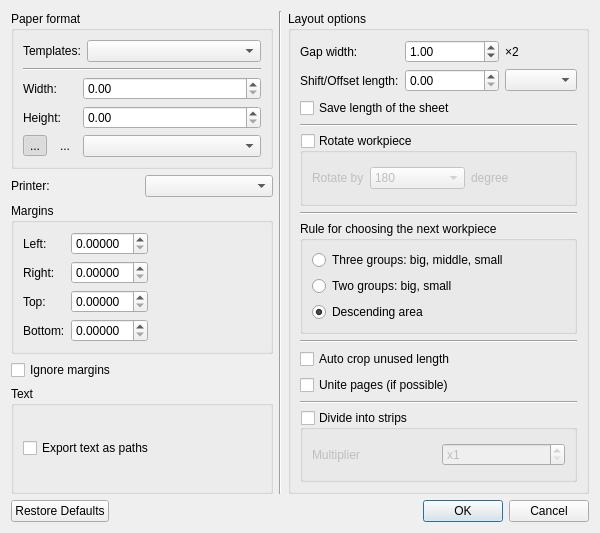
<?xml version="1.0" encoding="UTF-8"?>
<ui version="4.0">
 <class>LayoutSettingsDialog</class>
 <widget class="QDialog" name="LayoutSettingsDialog">
  <property name="geometry">
   <rect>
    <x>0</x>
    <y>0</y>
    <width>600</width>
    <height>533</height>
   </rect>
  </property>
  <property name="windowTitle">
   <string>Layout print settings</string>
  </property>
  <property name="windowIcon">
   <iconset resource="../share/resources/toolicon.qrc">
    <normaloff>:/toolicon/32x32/layout_settings.png</normaloff>:/toolicon/32x32/layout_settings.png</iconset>
  </property>
  <layout class="QVBoxLayout" name="verticalLayout_8">
   <item>
    <layout class="QHBoxLayout" name="horizontalLayout_4">
     <item>
      <layout class="QVBoxLayout" name="verticalLayout_5">
       <item>
        <widget class="QGroupBox" name="paperFormat_GroupBox">
         <property name="autoFillBackground">
          <bool>false</bool>
         </property>
         <property name="title">
          <string>Paper format</string>
         </property>
         <property name="flat">
          <bool>false</bool>
         </property>
         <property name="checkable">
          <bool>false</bool>
         </property>
         <property name="checked">
          <bool>false</bool>
         </property>
         <layout class="QVBoxLayout" name="verticalLayout">
          <item>
           <layout class="QHBoxLayout" name="horizontalLayout_2">
            <property name="spacing">
             <number>6</number>
            </property>
            <item>
             <widget class="QLabel" name="label">
              <property name="sizePolicy">
               <sizepolicy hsizetype="Fixed" vsizetype="Fixed">
                <horstretch>0</horstretch>
                <verstretch>0</verstretch>
               </sizepolicy>
              </property>
              <property name="text">
               <string>Templates:</string>
              </property>
             </widget>
            </item>
            <item>
             <widget class="PageFormatCombobox" name="comboBoxTemplates"/>
            </item>
           </layout>
          </item>
          <item>
           <widget class="Line" name="line">
            <property name="orientation">
             <enum>Qt::Horizontal</enum>
            </property>
           </widget>
          </item>
          <item>
           <layout class="QGridLayout" name="gridLayout">
            <item row="2" column="0">
             <layout class="QHBoxLayout" name="horizontalLayout">
              <item>
               <widget class="QToolButton" name="portrait_ToolButton">
                <property name="text">
                 <string notr="true">...</string>
                </property>
                <property name="icon">
                 <iconset resource="../../../libs/vmisc/share/resources/icon.qrc">
                  <normaloff>:/icon/16x16/portrait.png</normaloff>:/icon/16x16/portrait.png</iconset>
                </property>
                <property name="checkable">
                 <bool>true</bool>
                </property>
                <property name="checked">
                 <bool>true</bool>
                </property>
                <property name="autoRaise">
                 <bool>true</bool>
                </property>
                <attribute name="buttonGroup">
                 <string notr="true">buttonGroup</string>
                </attribute>
               </widget>
              </item>
              <item>
               <widget class="QToolButton" name="landscape_ToolButton">
                <property name="text">
                 <string notr="true">...</string>
                </property>
                <property name="icon">
                 <iconset resource="../../../libs/vmisc/share/resources/icon.qrc">
                  <normaloff>:/icon/16x16/landscape.png</normaloff>:/icon/16x16/landscape.png</iconset>
                </property>
                <property name="checkable">
                 <bool>true</bool>
                </property>
                <property name="checked">
                 <bool>false</bool>
                </property>
                <property name="autoRaise">
                 <bool>true</bool>
                </property>
                <attribute name="buttonGroup">
                 <string notr="true">buttonGroup</string>
                </attribute>
               </widget>
              </item>
             </layout>
            </item>
            <item row="0" column="0">
             <widget class="QLabel" name="labelWidth">
              <property name="sizePolicy">
               <sizepolicy hsizetype="Fixed" vsizetype="Preferred">
                <horstretch>0</horstretch>
                <verstretch>0</verstretch>
               </sizepolicy>
              </property>
              <property name="text">
               <string>Width:</string>
              </property>
             </widget>
            </item>
            <item row="1" column="0">
             <widget class="QLabel" name="labelHeight">
              <property name="sizePolicy">
               <sizepolicy hsizetype="Fixed" vsizetype="Preferred">
                <horstretch>0</horstretch>
                <verstretch>0</verstretch>
               </sizepolicy>
              </property>
              <property name="text">
               <string>Height:</string>
              </property>
             </widget>
            </item>
            <item row="2" column="1">
             <widget class="QComboBox" name="comboBoxPaperSizeUnit">
              <property name="sizePolicy">
               <sizepolicy hsizetype="Preferred" vsizetype="Fixed">
                <horstretch>0</horstretch>
                <verstretch>0</verstretch>
               </sizepolicy>
              </property>
              <property name="minimumSize">
               <size>
                <width>124</width>
                <height>0</height>
               </size>
              </property>
             </widget>
            </item>
            <item row="1" column="1">
             <widget class="QDoubleSpinBox" name="doubleSpinBoxPaperHeight">
              <property name="minimumSize">
               <size>
                <width>94</width>
                <height>0</height>
               </size>
              </property>
              <property name="decimals">
               <number>2</number>
              </property>
              <property name="maximum">
               <double>99999.000000000000000</double>
              </property>
             </widget>
            </item>
            <item row="0" column="1">
             <widget class="QDoubleSpinBox" name="doubleSpinBoxPaperWidth">
              <property name="minimumSize">
               <size>
                <width>94</width>
                <height>0</height>
               </size>
              </property>
              <property name="decimals">
               <number>2</number>
              </property>
              <property name="maximum">
               <double>99999.990000000005239</double>
              </property>
             </widget>
            </item>
           </layout>
          </item>
         </layout>
        </widget>
       </item>
       <item>
        <layout class="QHBoxLayout" name="horizontalLayout_6">
         <item>
          <widget class="QLabel" name="label_6">
           <property name="sizePolicy">
            <sizepolicy hsizetype="Preferred" vsizetype="Fixed">
             <horstretch>0</horstretch>
             <verstretch>0</verstretch>
            </sizepolicy>
           </property>
           <property name="text">
            <string>Printer:</string>
           </property>
          </widget>
         </item>
         <item>
          <widget class="QComboBox" name="comboBoxPrinter"/>
         </item>
        </layout>
       </item>
       <item>
        <widget class="QGroupBox" name="groupBoxPaperFileds">
         <property name="sizePolicy">
          <sizepolicy hsizetype="Preferred" vsizetype="Fixed">
           <horstretch>0</horstretch>
           <verstretch>0</verstretch>
          </sizepolicy>
         </property>
         <property name="title">
          <string>Margins</string>
         </property>
         <layout class="QFormLayout" name="formLayout">
          <property name="fieldGrowthPolicy">
           <enum>QFormLayout::ExpandingFieldsGrow</enum>
          </property>
          <item row="1" column="0">
           <widget class="QLabel" name="labelLeftField">
            <property name="text">
             <string>Left:</string>
            </property>
           </widget>
          </item>
          <item row="1" column="1">
           <widget class="QDoubleSpinBox" name="leftField_DoubleSpinBox">
            <property name="decimals">
             <number>5</number>
            </property>
           </widget>
          </item>
          <item row="2" column="0">
           <widget class="QLabel" name="labelRightField">
            <property name="text">
             <string>Right:</string>
            </property>
           </widget>
          </item>
          <item row="2" column="1">
           <widget class="QDoubleSpinBox" name="rightField_DoubleSpinBox">
            <property name="decimals">
             <number>5</number>
            </property>
           </widget>
          </item>
          <item row="3" column="0">
           <widget class="QLabel" name="labelTopField">
            <property name="text">
             <string>Top:</string>
            </property>
           </widget>
          </item>
          <item row="3" column="1">
           <widget class="QDoubleSpinBox" name="topField_DoubleSpinBox">
            <property name="decimals">
             <number>5</number>
            </property>
           </widget>
          </item>
          <item row="4" column="0">
           <widget class="QLabel" name="labelBottomField">
            <property name="text">
             <string>Bottom:</string>
            </property>
           </widget>
          </item>
          <item row="4" column="1">
           <widget class="QDoubleSpinBox" name="bottomField_DoubleSpinBox">
            <property name="decimals">
             <number>5</number>
            </property>
           </widget>
          </item>
         </layout>
        </widget>
       </item>
       <item>
        <widget class="QCheckBox" name="checkBoxIgnoreFileds">
         <property name="sizePolicy">
          <sizepolicy hsizetype="Preferred" vsizetype="Fixed">
           <horstretch>0</horstretch>
           <verstretch>0</verstretch>
          </sizepolicy>
         </property>
         <property name="text">
          <string>Ignore margins</string>
         </property>
        </widget>
       </item>
       <item>
        <layout class="QVBoxLayout" name="verticalLayout_7">
         <item>
          <widget class="QGroupBox" name="groupBoxText">
           <property name="title">
            <string>Text</string>
           </property>
           <layout class="QVBoxLayout" name="verticalLayout_6">
            <item>
             <widget class="QCheckBox" name="textAsPaths_Checkbox">
              <property name="toolTip">
               <string>Text will be converted to paths</string>
              </property>
              <property name="text">
               <string>Export text as paths</string>
              </property>
             </widget>
            </item>
           </layout>
          </widget>
         </item>
        </layout>
       </item>
      </layout>
     </item>
     <item>
      <widget class="Line" name="line_6">
       <property name="orientation">
        <enum>Qt::Vertical</enum>
       </property>
      </widget>
     </item>
     <item>
      <widget class="QGroupBox" name="groupBoxCreationOptions">
       <property name="title">
        <string>Layout options</string>
       </property>
       <layout class="QVBoxLayout" name="verticalLayout_4">
        <item>
         <layout class="QGridLayout" name="gridLayout_2">
          <item row="0" column="1">
           <widget class="QDoubleSpinBox" name="doubleSpinBoxLayoutWidth">
            <property name="minimumSize">
             <size>
              <width>94</width>
              <height>0</height>
             </size>
            </property>
            <property name="minimum">
             <double>0.000000000000000</double>
            </property>
            <property name="maximum">
             <double>99999.990000000005239</double>
            </property>
            <property name="value">
             <double>1.000000000000000</double>
            </property>
           </widget>
          </item>
          <item row="0" column="0">
           <widget class="QLabel" name="labelLayoutWidth">
            <property name="text">
             <string>Gap width:</string>
            </property>
           </widget>
          </item>
          <item row="1" column="0">
           <widget class="QLabel" name="labelShiftLength">
            <property name="text">
             <string>Shift/Offset length:</string>
            </property>
           </widget>
          </item>
          <item row="1" column="1">
           <widget class="QDoubleSpinBox" name="doubleSpinBoxShift">
            <property name="minimumSize">
             <size>
              <width>94</width>
              <height>0</height>
             </size>
            </property>
            <property name="maximum">
             <double>99999.990000000005239</double>
            </property>
            <property name="value">
             <double>0.000000000000000</double>
            </property>
           </widget>
          </item>
          <item row="1" column="2">
           <widget class="QComboBox" name="comboBoxLayoutUnit"/>
          </item>
          <item row="0" column="2">
           <widget class="QLabel" name="label_4">
            <property name="text">
             <string notr="true">×2</string>
            </property>
           </widget>
          </item>
         </layout>
        </item>
        <item>
         <widget class="QCheckBox" name="checkBoxSaveLength">
          <property name="text">
           <string>Save length of the sheet</string>
          </property>
         </widget>
        </item>
        <item>
         <widget class="Line" name="line_3">
          <property name="orientation">
           <enum>Qt::Horizontal</enum>
          </property>
         </widget>
        </item>
        <item>
         <widget class="QGroupBox" name="groupBoxRotate">
          <property name="title">
           <string>Rotate workpiece</string>
          </property>
          <property name="checkable">
           <bool>true</bool>
          </property>
          <property name="checked">
           <bool>false</bool>
          </property>
          <layout class="QHBoxLayout" name="horizontalLayout_3">
           <item>
            <widget class="QLabel" name="label_2">
             <property name="sizePolicy">
              <sizepolicy hsizetype="Fixed" vsizetype="Preferred">
               <horstretch>0</horstretch>
               <verstretch>0</verstretch>
              </sizepolicy>
             </property>
             <property name="text">
              <string>Rotate by</string>
             </property>
            </widget>
           </item>
           <item>
            <widget class="QComboBox" name="comboBoxIncrease">
             <property name="currentIndex">
              <number>21</number>
             </property>
             <item>
              <property name="text">
               <string notr="true">1</string>
              </property>
             </item>
             <item>
              <property name="text">
               <string notr="true">2</string>
              </property>
             </item>
             <item>
              <property name="text">
               <string notr="true">3</string>
              </property>
             </item>
             <item>
              <property name="text">
               <string notr="true">4</string>
              </property>
             </item>
             <item>
              <property name="text">
               <string notr="true">5</string>
              </property>
             </item>
             <item>
              <property name="text">
               <string notr="true">6</string>
              </property>
             </item>
             <item>
              <property name="text">
               <string notr="true">8</string>
              </property>
             </item>
             <item>
              <property name="text">
               <string notr="true">9</string>
              </property>
             </item>
             <item>
              <property name="text">
               <string notr="true">10</string>
              </property>
             </item>
             <item>
              <property name="text">
               <string notr="true">12</string>
              </property>
             </item>
             <item>
              <property name="text">
               <string notr="true">15</string>
              </property>
             </item>
             <item>
              <property name="text">
               <string notr="true">18</string>
              </property>
             </item>
             <item>
              <property name="text">
               <string notr="true">20</string>
              </property>
             </item>
             <item>
              <property name="text">
               <string notr="true">24</string>
              </property>
             </item>
             <item>
              <property name="text">
               <string notr="true">30</string>
              </property>
             </item>
             <item>
              <property name="text">
               <string notr="true">36</string>
              </property>
             </item>
             <item>
              <property name="text">
               <string notr="true">40</string>
              </property>
             </item>
             <item>
              <property name="text">
               <string notr="true">45</string>
              </property>
             </item>
             <item>
              <property name="text">
               <string notr="true">60</string>
              </property>
             </item>
             <item>
              <property name="text">
               <string notr="true">72</string>
              </property>
             </item>
             <item>
              <property name="text">
               <string notr="true">90</string>
              </property>
             </item>
             <item>
              <property name="text">
               <string notr="true">180</string>
              </property>
             </item>
            </widget>
           </item>
           <item>
            <widget class="QLabel" name="label_3">
             <property name="text">
              <string>degree</string>
             </property>
            </widget>
           </item>
          </layout>
         </widget>
        </item>
        <item>
         <widget class="Line" name="line_2">
          <property name="orientation">
           <enum>Qt::Horizontal</enum>
          </property>
         </widget>
        </item>
        <item>
         <widget class="QGroupBox" name="groupBoxCase">
          <property name="title">
           <string>Rule for choosing the next workpiece</string>
          </property>
          <layout class="QVBoxLayout" name="verticalLayout_3">
           <item>
            <layout class="QVBoxLayout" name="verticalLayout_2">
             <item>
              <widget class="QRadioButton" name="radioButtonThreeGroups">
               <property name="text">
                <string>Three groups: big, middle, small</string>
               </property>
               <attribute name="buttonGroup">
                <string notr="true">buttonGroupPrinciple</string>
               </attribute>
              </widget>
             </item>
             <item>
              <widget class="QRadioButton" name="radioButtonTwoGroups">
               <property name="text">
                <string>Two groups: big, small</string>
               </property>
               <property name="checked">
                <bool>false</bool>
               </property>
               <attribute name="buttonGroup">
                <string notr="true">buttonGroupPrinciple</string>
               </attribute>
              </widget>
             </item>
             <item>
              <widget class="QRadioButton" name="radioButtonDescendingArea">
               <property name="text">
                <string>Descending area</string>
               </property>
               <property name="checked">
                <bool>true</bool>
               </property>
               <attribute name="buttonGroup">
                <string notr="true">buttonGroupPrinciple</string>
               </attribute>
              </widget>
             </item>
            </layout>
           </item>
          </layout>
         </widget>
        </item>
        <item>
         <widget class="Line" name="line_4">
          <property name="orientation">
           <enum>Qt::Horizontal</enum>
          </property>
         </widget>
        </item>
        <item>
         <widget class="QCheckBox" name="checkBoxAutoCrop">
          <property name="text">
           <string>Auto crop unused length</string>
          </property>
         </widget>
        </item>
        <item>
         <widget class="QCheckBox" name="checkBoxUnitePages">
          <property name="text">
           <string>Unite pages (if possible)</string>
          </property>
         </widget>
        </item>
        <item>
         <widget class="Line" name="line_5">
          <property name="orientation">
           <enum>Qt::Horizontal</enum>
          </property>
         </widget>
        </item>
        <item>
         <widget class="QGroupBox" name="groupBoxStrips">
          <property name="toolTip">
           <string>Enabling for sheets that have big height will speed up creating.</string>
          </property>
          <property name="title">
           <string>Divide into strips</string>
          </property>
          <property name="checkable">
           <bool>true</bool>
          </property>
          <property name="checked">
           <bool>false</bool>
          </property>
          <layout class="QHBoxLayout" name="horizontalLayout_5">
           <item>
            <widget class="QLabel" name="label_5">
             <property name="text">
              <string>Multiplier</string>
             </property>
            </widget>
           </item>
           <item>
            <widget class="QSpinBox" name="spinBoxMultiplier">
             <property name="toolTip">
              <string>Set multiplier for length of the biggest workpiece in layout.</string>
             </property>
             <property name="prefix">
              <string notr="true">x</string>
             </property>
             <property name="minimum">
              <number>1</number>
             </property>
             <property name="maximum">
              <number>10</number>
             </property>
            </widget>
           </item>
          </layout>
         </widget>
        </item>
       </layout>
      </widget>
     </item>
    </layout>
   </item>
   <item>
    <widget class="QDialogButtonBox" name="buttonBox">
     <property name="orientation">
      <enum>Qt::Horizontal</enum>
     </property>
     <property name="standardButtons">
      <set>QDialogButtonBox::Cancel|QDialogButtonBox::Ok|QDialogButtonBox::RestoreDefaults</set>
     </property>
    </widget>
   </item>
  </layout>
 </widget>
 <customwidgets>
  <customwidget>
   <class>PageFormatCombobox</class>
   <extends>QComboBox</extends>
   <header>page_format_combobox.h</header>
  </customwidget>
 </customwidgets>
 <resources>
  <include location="../share/resources/toolicon.qrc"/>
  <include location="../../../libs/vmisc/share/resources/icon.qrc"/>
 </resources>
 <connections>
  <connection>
   <sender>buttonBox</sender>
   <signal>accepted()</signal>
   <receiver>LayoutSettingsDialog</receiver>
   <slot>accept()</slot>
   <hints>
    <hint type="sourcelabel">
     <x>248</x>
     <y>254</y>
    </hint>
    <hint type="destinationlabel">
     <x>157</x>
     <y>274</y>
    </hint>
   </hints>
  </connection>
  <connection>
   <sender>buttonBox</sender>
   <signal>rejected()</signal>
   <receiver>LayoutSettingsDialog</receiver>
   <slot>reject()</slot>
   <hints>
    <hint type="sourcelabel">
     <x>316</x>
     <y>260</y>
    </hint>
    <hint type="destinationlabel">
     <x>286</x>
     <y>274</y>
    </hint>
   </hints>
  </connection>
 </connections>
 <buttongroups>
  <buttongroup name="buttonGroup"/>
  <buttongroup name="buttonGroupPrinciple"/>
 </buttongroups>
</ui>
